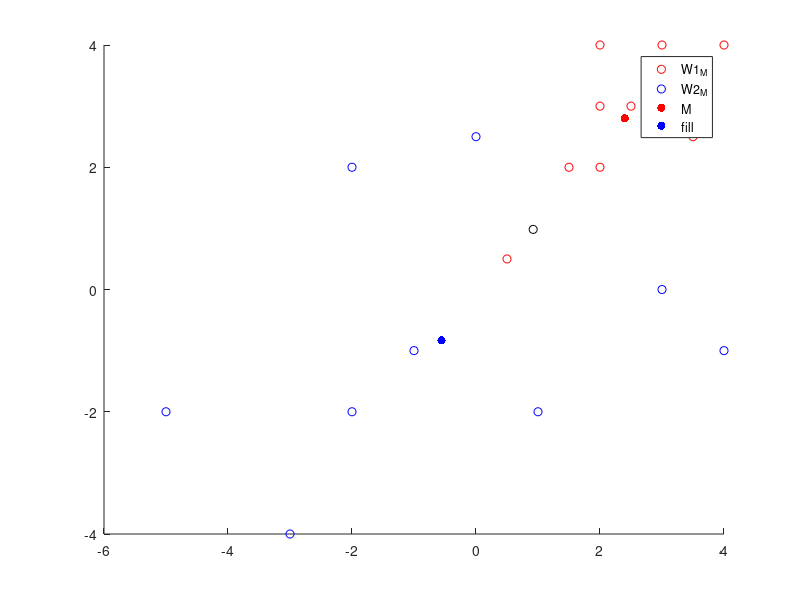

Source code (MATLAB): (Note: this script raises an error after producing the figure.)
close all;clc;clear;

w1_x = [2,2,2,3,3,2.5,1.5,3.5,4,0.5];
w1_y = [3,2,4,3,4,3,2,2.5,4,0.5];

figure;
scatter(w1_x,w1_y,'r');
hold on;

w2_x = [0,-2,-1,1,3,-2,-3,-5,4];
w2_y = [2.5,2,-1,-2,0,-2,-4,-2,-1];
scatter(w2_x,w2_y,'b');
hold on;
legend('W1','W2');
p1_x = mean(w1_x);
p1_y = mean(w1_y);

p2_x = mean(w2_x);
p2_y = mean(w2_y);
scatter(p1_x,p1_y,'r','fill');
scatter(p2_x,p2_y,'b','fill');
hold on;

k_1 = (p2_y-p1_y)/(p2_x-p1_x);
k = -1/k_1;
mid = [(p2_x+p1_x)/2,(p2_y+p1_y)/2];
scatter(mid(1),mid(2),'k');
legend('W1_M','W2_M','M','fill');
b = mid(2)-k*mid(1);
refline(k,b)

legend('W1','W2','W1\_M','W2\_M','M','sperate line');



